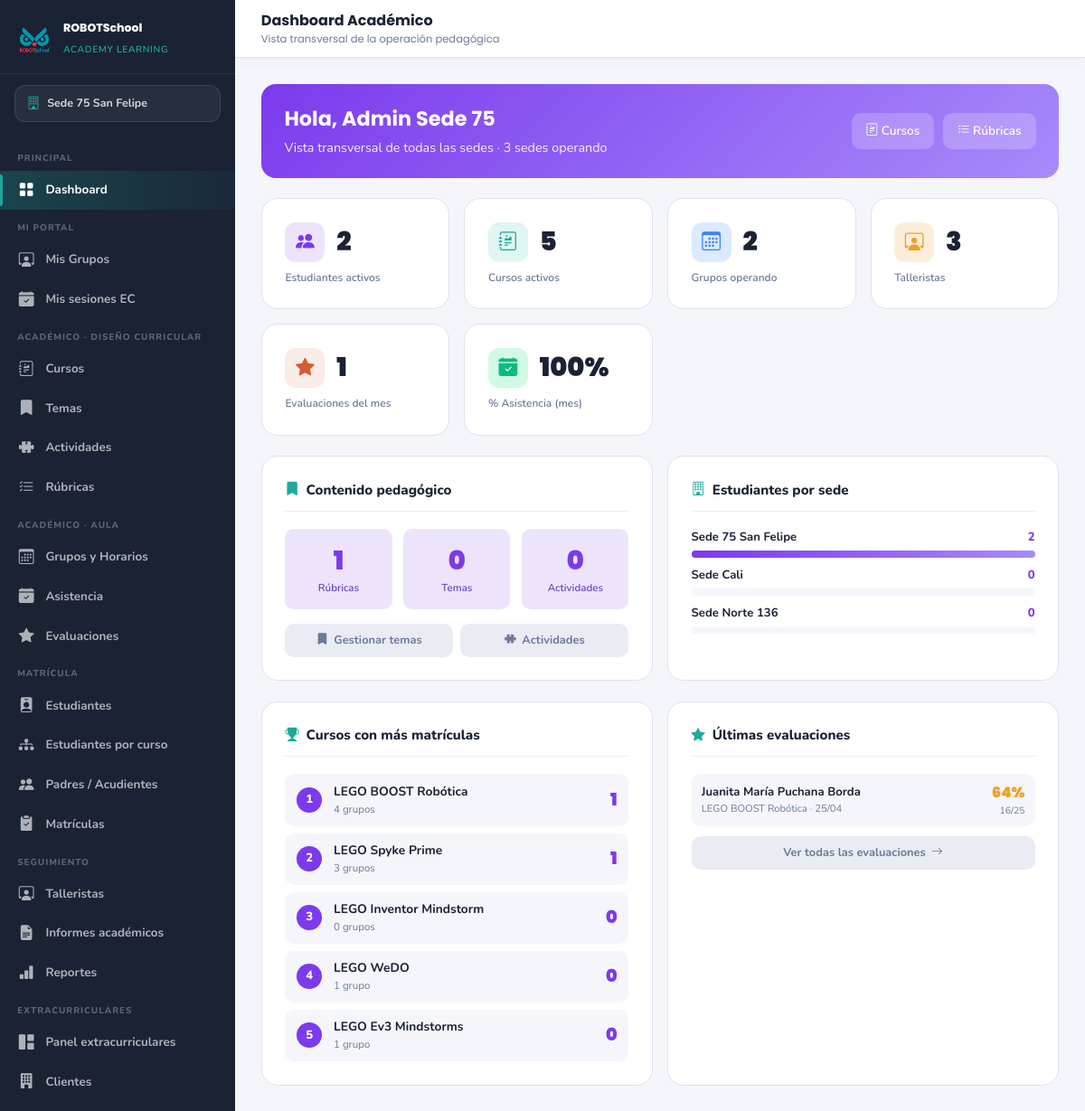
The page /modulos/academico/dashboard.php (signed in) on the database its author committed.
### tables this page shows
CREATE TABLE `sedes` (
  `id` int(10) UNSIGNED NOT NULL,
  `nombre` varchar(100) NOT NULL,
  `ciudad` varchar(80) NOT NULL,
  `direccion` varchar(150) NOT NULL,
  `telefono` varchar(20) DEFAULT NULL,
  `email` varchar(100) DEFAULT NULL,
  `activa` tinyint(1) NOT NULL DEFAULT 1,
  `created_at` datetime NOT NULL DEFAULT current_timestamp()
);

CREATE TABLE `cursos` (
  `id` int(10) UNSIGNED NOT NULL,
  `nombre` varchar(150) NOT NULL,
  `imagen` varchar(255) DEFAULT NULL COMMENT 'Ruta relativa en /uploads/cursos/',
  `introduccion` text DEFAULT NULL,
  `objetivos` text DEFAULT NULL,
  `edad_min` tinyint(3) UNSIGNED DEFAULT NULL,
  `edad_max` tinyint(3) UNSIGNED DEFAULT NULL,
  `valor` decimal(10,2) NOT NULL DEFAULT 0.00,
  `tipo_valor` enum('mensual','semestral') NOT NULL DEFAULT 'mensual',
  `cupo_maximo` int(10) UNSIGNED NOT NULL DEFAULT 20,
  `publicado` tinyint(1) NOT NULL DEFAULT 0,
  `orden` int(10) UNSIGNED NOT NULL DEFAULT 0,
  `created_at` datetime NOT NULL DEFAULT current_timestamp(),
  `updated_at` datetime NOT NULL DEFAULT current_timestamp() ON UPDATE current_timestamp()
);

CREATE TABLE `evaluaciones` (
  `id` int(10) UNSIGNED NOT NULL,
  `matricula_id` int(10) UNSIGNED NOT NULL,
  `rubrica_id` int(10) UNSIGNED NOT NULL,
  `docente_id` int(10) UNSIGNED NOT NULL COMMENT 'usuario_id del docente o admin',
  `fecha` date NOT NULL,
  `observaciones` text DEFAULT NULL,
  `created_at` datetime NOT NULL DEFAULT current_timestamp()
);

### modulos/academico/dashboard.php (the view, shortened to what the rows shown need)
<?php
require_once __DIR__ . '/../../config/config.php';
require_once ROOT . '/config/auth.php';
$top_cursos = $pdo->query("
    SELECT c.id, c.nombre,
        COUNT(DISTINCT m.estudiante_id) AS estudiantes,
        COUNT(DISTINCT g.id) AS grupos
    FROM cursos c
    LEFT JOIN grupos g ON g.curso_id = c.id AND g.activo = 1
    LEFT JOIN matriculas m ON m.grupo_id = g.id AND m.estado = 'activa'
    GROUP BY c.id
    ORDER BY estudiantes DESC
    LIMIT 5
")->fetchAll();
$ultimas_eval = $pdo->query("
    SELECT e.id, e.fecha, e.observaciones,
        est.nombre_completo AS estudiante,
        u.nombre AS docente,
        c.nombre AS curso,
        r.nombre AS rubrica,
        (SELECT SUM(ed.puntaje) FROM evaluacion_detalle ed WHERE ed.evaluacion_id = e.id) AS total_puntaje,
        (SELECT SUM(rc.puntaje_max) FROM rubrica_criterios rc WHERE rc.rubrica_id = e.rubrica_id) AS puntaje_max
    FROM evaluaciones e
    JOIN matriculas m ON m.id = e.matricula_id
    JOIN estudiantes est ON est.id = m.estudiante_id
    JOIN grupos g ON g.id = m.grupo_id
    JOIN cursos c ON c.id = g.curso_id
    JOIN rubricas r ON r.id = e.rubrica_id
    JOIN usuarios u ON u.id = e.docente_id
    ORDER BY e.fecha DESC, e.id DESC
    LIMIT 6
")->fetchAll();
require_once ROOT . '/includes/head.php';
require_once ROOT . '/includes/sidebar.php';
?>
<main class="main-content">
  <div style="display:grid;grid-template-columns:1fr 1fr;gap:1rem;">
    <div class="card-rsal" style="margin:0;">
      <?php if (empty($top_cursos)): ?>
        <div style="color:var(--muted);font-size:.85rem;padding:1rem 0;">Sin datos a&uacute;n.</div>
      <?php else: ?>
        <div style="display:flex;flex-direction:column;gap:.5rem;margin-top:.4rem;">
          <?php foreach ($top_cursos as $i => $c): ?>
          <a href="<?= $U ?>modulos/academico/cursos/form.php?id=<?= $c['id'] ?>"
             style="display:flex;align-items:center;gap:.8rem;padding:.6rem .8rem;background:var(--gray);border-radius:10px;text-decoration:none;color:inherit;transition:background .15s;"
             onmouseover="this.style.background='#e8e5f5'"
             onmouseout="this.style.background='var(--gray)'">
            <div style="width:28px;height:28px;border-radius:50%;background:#7c3aed;color:#fff;display:flex;align-items:center;justify-content:center;font-weight:800;font-size:.82rem;flex-shrink:0;">
              <?= $i + 1 ?>
            </div>
            <div style="flex:1;min-width:0;">
              <div style="font-size:.86rem;font-weight:700;color:var(--dark);white-space:nowrap;overflow:hidden;text-overflow:ellipsis;"><?= h($c['nombre']) ?></div>
              <div style="font-size:.72rem;color:var(--muted);"><?= (int)$c['grupos'] ?> grupo<?= $c['grupos'] != 1 ? 's':'' ?></div>
            </div>
            <div style="font-family:'Poppins',sans-serif;font-size:1.2rem;font-weight:900;color:#7c3aed;">
              <?= (int)$c['estudiantes'] ?>
            </div>
          </a>
          <?php endforeach; ?>
        </div>
      <?php endif; ?>
    </div>
    <div class="card-rsal" style="margin:0;">
      <?php if (empty($ultimas_eval)): ?>
        <div style="color:var(--muted);font-size:.85rem;padding:1rem 0;">A&uacute;n no hay evaluaciones registradas.</div>
      <?php else: ?>
        <div style="display:flex;flex-direction:column;gap:.5rem;margin-top:.4rem;">
          <?php foreach ($ultimas_eval as $e):
            $pct = $e['puntaje_max'] > 0 ? round(100 * $e['total_puntaje'] / $e['puntaje_max']) : 0;
            $color = $pct >= 80 ? '#10B981' : ($pct >= 60 ? '#EF9F27' : '#EF4444');
          ?>
          <div style="display:flex;align-items:center;gap:.7rem;padding:.55rem .7rem;background:var(--gray);border-radius:10px;">
            <div style="flex:1;min-width:0;">
              <div style="font-size:.82rem;font-weight:700;color:var(--dark);white-space:nowrap;overflow:hidden;text-overflow:ellipsis;">
                <?= h($e['estudiante']) ?>
              </div>
              <div style="font-size:.7rem;color:var(--muted);white-space:nowrap;overflow:hidden;text-overflow:ellipsis;">
                <?= h($e['curso']) ?> &middot; <?= date('d/m', strtotime($e['fecha'])) ?>
              </div>
            </div>
            <div style="text-align:right;flex-shrink:0;">
              <div style="font-family:'Poppins',sans-serif;font-size:1rem;font-weight:900;color:<?= $color ?>;">
                <?= $pct ?>%
              </div>
              <div style="font-size:.65rem;color:var(--muted);"><?= (int)$e['total_puntaje'] ?>/<?= (int)$e['puntaje_max'] ?></div>
            </div>
          </div>
          <?php endforeach; ?>
        </div>
      <?php endif; ?>
    </div>
  </div>
</main>
</body>
</html>

### includes/sidebar.php (shortened to what the rows shown need)
<?php
$rol_actual  = $_SESSION['usuario_rol'] ?? '';
$sedes_nav = $pdo->query("SELECT * FROM sedes WHERE activa = 1 ORDER BY nombre")->fetchAll();
$sede_nombre_activa = 'Todas las sedes';
if ($rol_actual !== 'admin_general' && !empty($_SESSION['sede_id'])) {
    foreach ($sedes_nav as $s) {
        if ($s['id'] == $_SESSION['sede_id']) { $sede_nombre_activa = $s['nombre']; break; }
    }
}
$U = BASE_URL;
?>
<nav class="sidebar" id="sidebar">
  <div class="sede-selector">
    <i class="bi bi-building"></i>
    <span><?= h($sede_nombre_activa) ?></span>
  </div>
</nav>

### rows shown on the page
sedes: nombre "Sede 75 San Felipe"
cursos: nombre "LEGO BOOST Robótica", grupos "4", estudiantes "1"
cursos: nombre "LEGO Spyke Prime", grupos "3", estudiantes "1"
cursos: nombre "LEGO Inventor Mindstorm", grupos "0", estudiantes "0"
cursos: nombre "LEGO WeDO", grupos "1", estudiantes "0"
cursos: nombre "LEGO Ev3 Mindstorms", grupos "1", estudiantes "0"
evaluaciones: estudiante "Juanita María Puchana Borda", curso "LEGO BOOST Robótica", fecha "25/04", pct "64", total_puntaje "16", puntaje_max "25"

### other values the page prints
$_SESSION['usuario_nombre'] "Admin Sede 75"
count($estudiantes_por_sede) "3"
$c['val'] "2"
$c['lbl'] "Estudiantes activos"
$c['val'] "5"
$c['lbl'] "Cursos activos"
$c['lbl'] "Grupos operando"
$c['val'] "3"
$c['lbl'] "Talleristas"
$c['val'] "1"
$c['lbl'] "Evaluaciones del mes"
$c['val'] "100%"
$c['lbl'] "% Asistencia (mes)"
$total_rubricas "1"
$total_temas "0"
